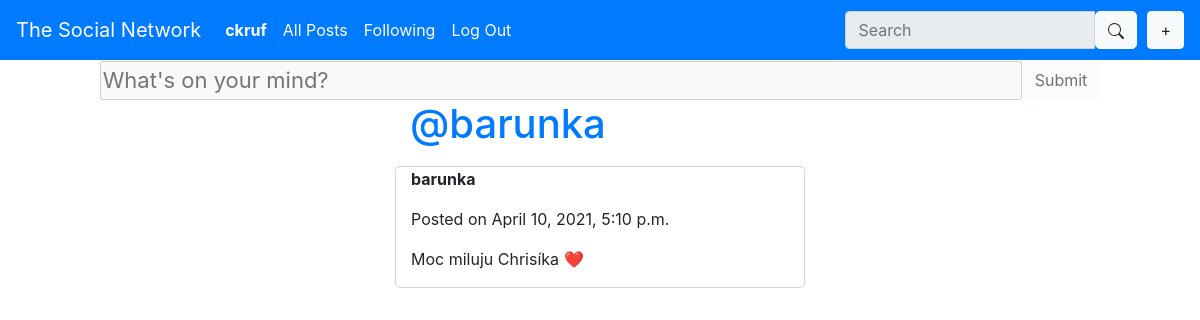
/user/barunka (signed in), run on the app's committed database.
### network/models.py (models this page shows, shortened)
class User(AbstractUser):
    profileurl = models.CharField(max_length=32, blank=False, unique=True)
    bio = models.TextField(max_length=140, blank=True)

class Post(models.Model):
    content = models.CharField(max_length=140)
    author = models.ForeignKey(User, on_delete=models.CASCADE, related_name="posts")
    created = models.DateTimeField(auto_now_add=True)

### network/views.py (the view)
# urls.py: path("user/<str:profileurl>", views.userprofile, name="profile"),
def userprofile(request, profileurl):
    if request.method == "GET":
        try:
            u = User.objects.get(profileurl=profileurl)
            return render(request, "network/profile.html", {
                "profileowner": u,
                "postform": NewPostForm(auto_id=False),
                "posts": Post.objects.filter(author=u).order_by('-created')
            })
        except ObjectDoesNotExist:
            return render(request, "network/usernonexist.html")

### network/models.py
class NewPostForm(ModelForm):
    class Meta:
        model = Post
        fields = ['content']
        widgets = {
            'content' : Textarea(attrs={'cols':65, 'rows':1, 'style':'resize:none; font-size:22px; overflow: hidden;', 'id':'posttextfield', 'placeholder':"What's on your mind?", 'disabled':''}),
        }
        labels = {
            'content': (''),
        }

### network/templates/network/profile.html
{% extends "network/layout.html" %}
{% block body %}
<div class="row justify-content-center">
    <div class="col-4">
        <h1><a href="/user/{{profileowner.profileurl}}">@{{profileowner.username}}</a></h1>
    </div>
</div>
    {% for post in posts %}
        <div class="row justify-content-center">
            <div class="col-4 post" id="post{{ post.id }}">
                <p class="postauthor"><strong>{{ post.author }}</strong></p>
                <p class="posttime">Posted on {{ post.created }}</p>
                <p class="postcontent">{{ post.content }}</p>
            </div>
        </div>
    {% endfor %}
{% endblock %}

### network/templates/network/layout.html (shortened to what this page needs)
{% load static %}
<!DOCTYPE html>
<html lang="en">
    <head>
        <link rel="stylesheet" href="https://stackpath.bootstrapcdn.com/bootstrap/4.4.1/css/bootstrap.min.css">
        <link href="{% static 'network/styles.css' %}" rel="stylesheet">
    </head>
    <body>
        <nav class="navbar navbar-dark navbar-expand-sm bg-primary" id="bar">
            <a class="navbar-brand" href="{% url 'index' %}">The Social Network</a>
              <ul class="navbar-nav mr-auto">
                {% if user.is_authenticated %}
                    <li class="nav-item">
                        <a class="nav-link text-white" href="/user/{{user.profileurl}}"><strong>{{ user.username }}</strong></a>
                    </li>
                {% endif %}
                <li class="nav-item">
                  <a class="nav-link text-white" href="{% url 'all' %}">All Posts</a>
                </li>
                {% if user.is_authenticated %}
                    <li class="nav-item">
                        <a class="nav-link text-white" href="#">Following</a>
                    </li>
                    <li class="nav-item">
                        <a class="nav-link text-white" href="{% url 'logout' %}">Log Out</a>
                    </li>
                {% endif %}
              </ul>
              {% if user.is_authenticated %}
                <ul class="navbar-nav ml-auto">
                    <span class="align-middle">
                        <li class="nav-item">
                            <div class="input-group mb-3 navbar-form" id="searchform">
                                <input type="text" class="form-control" autocomplete="off" id="searchfield" placeholder="Search" disabled>
                                <button type="button" id="searchbtn" class="btn btn-light">
                                </button>
                            </div>
                        </li>
                    </span>
                    <span class="align-middle">
                        <li class="nav-item">
                            <button type="button" id="addnew" class="btn btn-light">+</button>
                        </li>
                    </span>
                </ul>
              {% endif %}
          </nav>
        <div id="newpost" class="row">
            <div class="col align-self-center">
                <form action="{% url 'newpost' %}" method="post">
                    <div class="form-row justify-content-center">
                    {{ postform }}
                        <input id="submitpost" type="submit" style="display:inline" class="btn btn-light" disabled>
                    </div>
                </form>
            </div>
        </div>
        <div class="body">
            {% block body %}
            {% endblock %}
        </div>
    </body>
</html>

### network/static/network/styles.css (style rules this page uses)
#newpost { animation-name: showpost; animation-duration:1s; animation-play-state: paused; animation-fill-mode: forwards; }
#submitpost { cursor: default; }
#posttextfield { cursor: default; }
#bar { height:60px; overflow-y: visible; }
#searchbtn { margin-right: 10px; border-radius: 5px 5px 5px 5px; }
#addnew { margin-top: 15px; }
#searchfield { animation-name: showbar; animation-duration:1s; animation-play-state: paused; animation-fill-mode: forwards; cursor: default; border-top-right-radius: 0px; border-bottom-right-radius: 0px; }
#searchform { margin-top: 15px; }
.post { border: 1px solid lightgray; border-radius: 5px; margin-top: 10px; }

### data on the page
User: username "ckruf"
User: username "barunka"
Post: author "barunka", created "April 10, 2021, 5:10 p.m.", content "Moc miluju Chrisíka ❤️"
